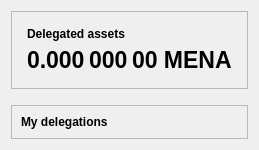
                    <widget class="QWidget" name="tab_my_delegations">
                        <attribute name="title">
                            <string>&amp;My Delegations</string>
                        </attribute>
                        <layout class="QVBoxLayout" name="verticalLayoutTab3">
                            <item>
                                <widget class="QFrame" name="frameDelegationsInfo">
                                    <property name="frameShape">
                                        <enum>QFrame::StyledPanel</enum>
                                    </property>
                                    <property name="frameShadow">
                                        <enum>QFrame::Raised</enum>
                                    </property>
                                    <layout class="QVBoxLayout" name="verticalLayoutTab3_1">
                                        <property name="spacing">
                                            <number>15</number>
                                        </property>
                                        <property name="leftMargin">
                                            <number>15</number>
                                        </property>
                                        <property name="topMargin">
                                            <number>15</number>
                                        </property>
                                        <property name="rightMargin">
                                            <number>15</number>
                                        </property>
                                        <property name="bottomMargin">
                                            <number>15</number>
                                        </property>
                                        <item>
                                            <layout class="QGridLayout" name="gridLayout_3">
                                                <property name="spacing">
                                                    <number>6</number>
                                                </property>
                                                <item row="0" column="0">
                                                    <widget class="QLabel" name="labelDelegatedAssetsText">
                                                        <property name="font">
                                                            <font>
                                                                <weight>75</weight>
                                                                <bold>true</bold>
                                                            </font>
                                                        </property>
                                                        <property name="text">
                                                            <string>Delegated assets</string>
                                                        </property>
                                                        <property name="alignment">
                                                            <set>Qt::AlignLeading|Qt::AlignLeft|Qt::AlignVCenter</set>
                                                        </property>
                                                    </widget>
                                                </item>
                                                <item row="1" column="0">
                                                    <widget class="QLabel" name="labelDelegatedAssets">
                                                        <property name="font">
                                                            <font>
                                                                <pointsize>17</pointsize>
                                                                <bold>true</bold>
                                                            </font>
                                                        </property>
                                                        <property name="cursor">
                                                            <cursorShape>IBeamCursor</cursorShape>
                                                        </property>
                                                        <property name="toolTip">
                                                            <string>Your current delegated balance</string>
                                                        </property>
                                                        <property name="text">
                                                            <string notr="true">0.000 000 00 MENA</string>
                                                        </property>
                                                        <property name="alignment">
                                                            <set>Qt::AlignLeading|Qt::AlignLeft|Qt::AlignVCenter</set>
                                                        </property>
                                                        <property name="textInteractionFlags">
                                                            <set>Qt::LinksAccessibleByMouse|Qt::TextSelectableByMouse</set>
                                                        </property>
                                                    </widget>
                                                </item>
                                            </layout>
                                        </item>
                                    </layout>
                                </widget>
                            </item>
                            <item>
                                <spacer name="verticalSpacer3">
                                    <property name="orientation">
                                        <enum>Qt::Vertical</enum>
                                    </property>
                                    <property name="sizeType">
                                        <enum>QSizePolicy::Fixed</enum>
                                    </property>
                                    <property name="sizeHint" stdset="0">
                                        <size>
                                            <width>20</width>
                                            <height>10</height>
                                        </size>
                                    </property>
                                </spacer>
                            </item>
                            <item>
                                <widget class="QFrame" name="frameTabMyDelegations">
                                    <property name="frameShape">
                                        <enum>QFrame::StyledPanel</enum>
                                    </property>
                                    <property name="frameShadow">
                                        <enum>QFrame::Raised</enum>
                                    </property>
                                    <layout class="QVBoxLayout" name="verticalLayout_3">
                                        <item>
                                            <widget class="QLabel" name="labelMyDelegationsText">
                                                <property name="font">
                                                    <font>
                                                        <weight>75</weight>
                                                        <bold>true</bold>
                                                    </font>
                                                </property>
                                                <property name="text">
                                                    <string>My delegations</string>
                                                </property>
                                            </widget>
                                        </item>
                                    </layout>
                                </widget>
                            </item>
                        </layout>
                    </widget>
